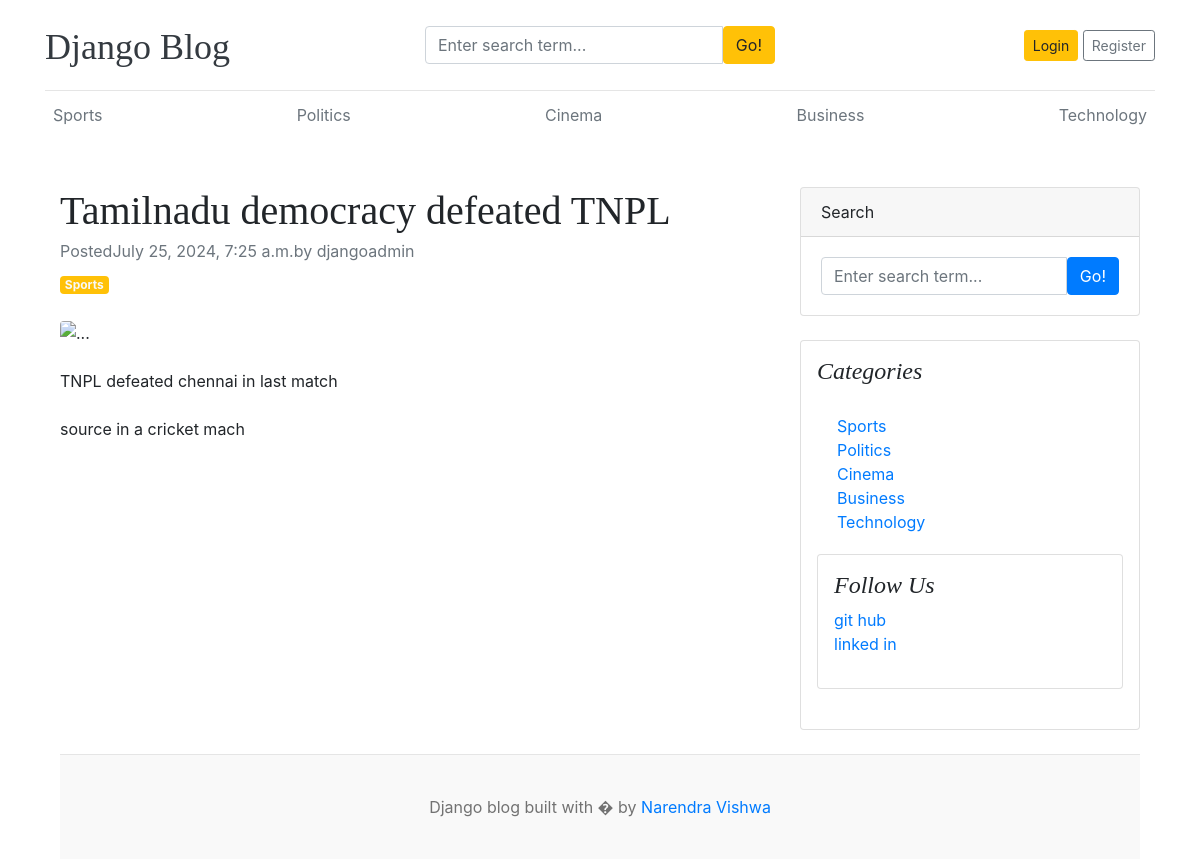
The app's page /blogs/tamilnadu-democracy-defeated-tnpl/ with its own data.
### blogs/models.py (models this page shows, shortened)
class category(models.Model):
    category_name = models.CharField(max_length=50, unique=True)
    created_at = models.DateTimeField(auto_now_add=True)
    updated_at = models.DateTimeField(auto_now=True)
    class Meta:
        verbose_name_plural ='categories'
    def  __str__(self):
        return self.category_name

class Blog(models.Model):
    title = models.CharField(max_length=100)
    slug =models.SlugField(max_length=150, unique=True, blank=True)
    category = models.ForeignKey(category, on_delete=models.CASCADE)
    author = models.ForeignKey(User, on_delete=models.CASCADE)
    featured_image = models.ImageField(upload_to='uploads/%Y/%m%d')
    short_description = models.TextField(max_length=500)
    blog_body = models.TextField(max_length=2000)
    status = models.CharField(max_length=50,choices=STATUS_CHOICES, default="draft")
    is_featured = models.BooleanField(default=False)
    created_at = models.DateTimeField(auto_now_add=True)
    updated_at = models.DateTimeField(auto_now=True)

### assignments/models.py (models this page shows, shortened)
class SocialLink(models.Model):
    platform = models.CharField(max_length=25)
    link = models.URLField(max_length=100)
    created_at = models.DateTimeField(auto_now_add=True)
    updated_at = models.DateTimeField(auto_now=True)

### blogs/views.py (the view)
# urls.py: path('blogs/<slug:slug>/', Blogsview.blogs, name='blogs'),
def blogs(request, slug):
    single_blog = get_object_or_404(Blog, slug=slug)
    context = {
        'single_blog':single_blog,
    }
    return render(request, 'blogs.html', context)

### blogs/context_processors.py (called while the page is built)
def get_categories(request):
    categories = category.objects.all()
    return dict(categories=categories)

def get_social_links(request):
    social_links = SocialLink.objects.all()
    return dict(social_links=social_links)

### templates/blogs.html
{% extends 'base.html' %}
{% block content %}
<div class="container mt-5">
    <div class="row">
        <div class="col-lg-8">
            <article>
                <header class="mb-4">
                    <h1 class="fw-bolder mb-1">{{ single_blog.title }}</h1>
                    <div class="text-muted fst-italic mb-2">Posted{{ single_blog.created_at }}by {{ single_blog.author }}</div>
                    <a class="badge bg-warning text-decoration-none text-light" href="#!">{{ single_blog.category }}</a>
                </header>
                <figure class="mb-4"><img class="img-fluid rounded" src="single_blog.featured_image.url" alt="..." /></figure>
                <section class="mb-5">
                    <p class="fs-5 mb-4">{{ single_blog.short_description }}</p>
                    <p class="fs-5 mb-4">{{ single_blog.blog_body }}</p>
                    </section>
            </article>
        </div>
        <div class="col-lg-4">
            <div class="card mb-4">
                <div class="card-header">Search</div>
                <div class="card-body">
                    <div class="input-group">
                        <input class="form-control" type="text" placeholder="Enter search term..." aria-label="Enter search term..." aria-describedby="button-search" />
                        <button class="btn btn-primary" id="button-search" type="button">Go!</button>
                    </div>
                </div>
            </div>
            <div class="card mb-4 p-3">
                <h4 class="font-italic">Categories</h4>
                <div class="card-body">
                    <div class="row">
                        <div class="col-sm-6">
                            <ul class="list-unstyled mb-0">
                                {% for cat in categories %}
                                <li><a href="{% url 'posts_by_category' cat.id %}">{{ cat.category_name }}</a></li>
                                {% endfor %}
                            </ul>
                        </div>
                </div>
            </div>
            {% if social_links %}
            <div class="card mb-4 p-3">
               <h4 class="font-italic">Follow Us</h4>
                 {% for i in social_links %}
                <ol class="list-unstyled ">
                    <li><a href="{{ i.link }}" target="_blank">{{ i.platform }}</a></li>
                    {% endfor %}
                </ol>
            </div>
            {% endif %}
        </div>
    </div>
</div>
{% endblock %}

### templates/base.html (shortened to what this page needs)
{% load static %}
<!DOCTYPE html>
<html lang="en">
<head>
    <link href="https://getbootstrap.com/docs/4.0/dist/css/bootstrap.min.css" rel="stylesheet">
    <link href="{% static 'css/blog.css' %}" rel="stylesheet">
  </head>
<body>
    <div class="container">
      <header class="blog-header py-3">
        <div class="row flex-nowrap justify-content-between align-items-center">
          <div class="col-4 pt-1">
            <a class="blog-header-logo text-dark" href="/">Django Blog</a>
          </div>
          <div class="col-4">
            <form action="{% url 'search' %}" method="GET">
              <div class="input-group">
                <input class="form-control" type="text" name="keyword" value="{{keyword}}" placeholder="Enter search term..." aria-label="Enter search term..." aria-describedby="button-search" />
                <button type="submit" class="btn btn-warning" id="button-search" type="button">Go!</button>
            </div>
            </form>
          </div>
          <div class="col-4 d-flex justify-content-end align-items-center">
            {% if not user.is_authenticated %}
            <a class="btn btn-sm btn-warning" href="{% url 'login' %}">Login</a> &nbsp;
            <a class="btn btn-sm btn-outline-secondary" href="{% url 'register' %}">Register</a>
            {% else %}
            <span>
              you are logged in a {{ user }}
            </span>
            &emsp;
            <span><a href="{% url 'logout' %}">Logout</a></span>
            {% endif %}
          </div>
        </div>
      </header>
      <div class="nav-scroller py-1 mb-2">
        <nav class="nav d-flex justify-content-between">
          {% for cat in categories %}
          <a class="p-2 text-muted" href="{% url 'posts_by_category' cat.id %}">{{ cat.category_name }}</a>
          {%  endfor %}
        </nav>
      </div>
{% block content %}
{% endblock %}
<footer class="blog-footer">
    <p>Django blog built with � by <a href="#">Narendra Vishwa</a></p>
  </footer>
  </body>
  </html>

### blog_main/static/css/blog.css (style rules this page uses)
.blog-header { border-bottom: 1px solid #e5e5e5; }
.blog-header-logo { font-family: "Playfair Display", Georgia, "Times New Roman", serif; font-size: 2.25rem; }
h1, h2, h3, h4, h5, h6 { font-family: "Playfair Display", Georgia, "Times New Roman", serif; }
.blog-footer { padding: 2.5rem 0; color: #727272; text-align: center; background-color: #f9f9f9; border-top: .05rem solid #e5e5e5; }
.blog-footer p:last-child { margin-bottom: 0; }

### records on screen
category: category_name "Sports"
category: category_name "Politics"
category: category_name "Cinema"
category: category_name "Business"
category: category_name "Technology"
Blog: title "Tamilnadu democracy defeated TNPL", created_at "July 25, 2024, 7:25 a.m.", author "djangoadmin", category "Sports", short_description "TNPL defeated chennai in last match", blog_body "source in a cricket mach"
SocialLink: platform "git hub"
SocialLink: platform "linked in"
